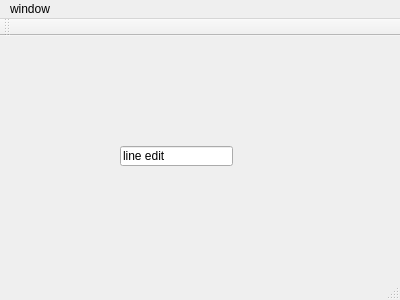
<?xml version="1.0" encoding="UTF-8"?>
<ui version="4.0">
 <class>MainWindow</class>
 <widget class="QMainWindow" name="MainWindow">
  <property name="geometry">
   <rect>
    <x>0</x>
    <y>0</y>
    <width>400</width>
    <height>300</height>
   </rect>
  </property>
  <property name="windowTitle">
   <string>MainWindow</string>
  </property>
  <widget class="QWidget" name="centralWidget">
   <widget class="QLineEdit" name="lineEdit">
    <property name="geometry">
     <rect>
      <x>120</x>
      <y>110</y>
      <width>113</width>
      <height>20</height>
     </rect>
    </property>
    <property name="text">
     <string>line edit</string>
    </property>
   </widget>
  </widget>
  <widget class="QMenuBar" name="menuBar">
   <property name="geometry">
    <rect>
     <x>0</x>
     <y>0</y>
     <width>400</width>
     <height>21</height>
    </rect>
   </property>
   <widget class="QMenu" name="menuWindow">
    <property name="title">
     <string>window</string>
    </property>
   </widget>
   <addaction name="menuWindow"/>
  </widget>
  <widget class="QToolBar" name="mainToolBar">
   <attribute name="toolBarArea">
    <enum>TopToolBarArea</enum>
   </attribute>
   <attribute name="toolBarBreak">
    <bool>false</bool>
   </attribute>
  </widget>
  <widget class="QStatusBar" name="statusBar"/>
 </widget>
 <layoutdefault spacing="6" margin="11"/>
 <resources/>
 <connections/>
</ui>
